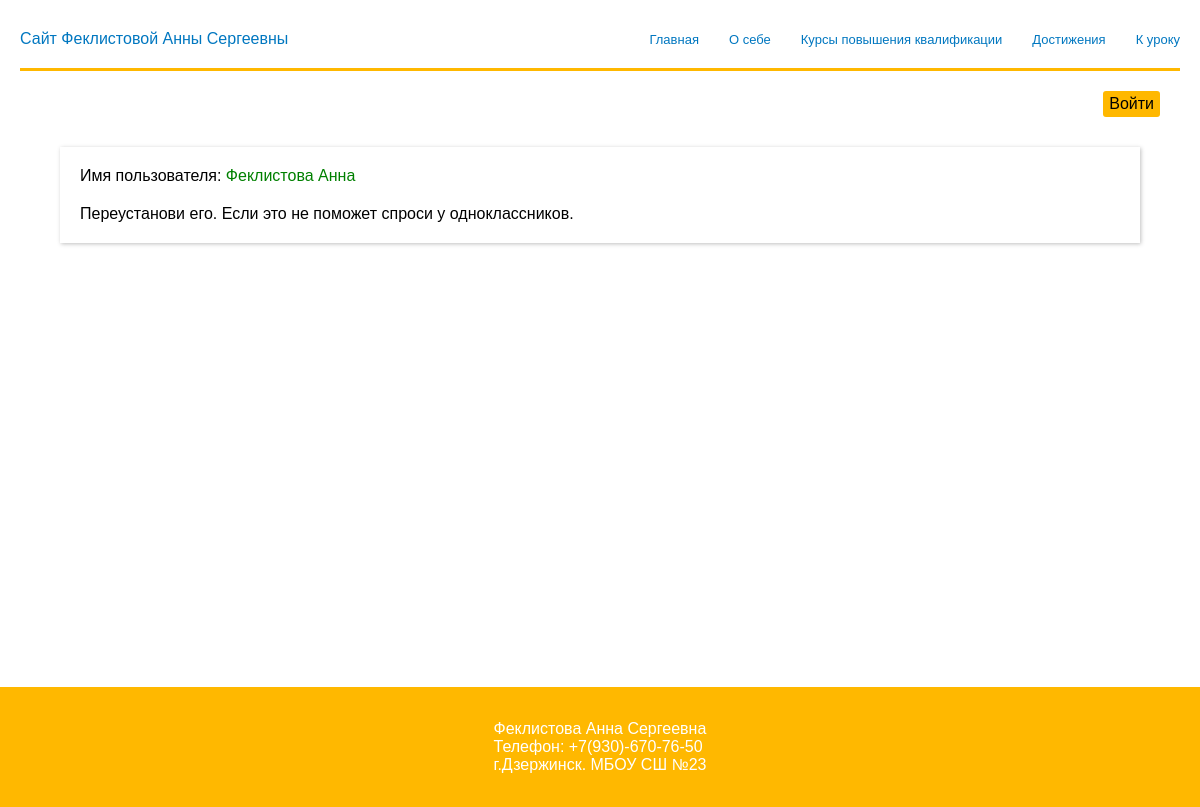
The app's page /answers.php?id=2 with its own data.
### tables this page shows
CREATE TABLE `answer` (
  `id` int NOT NULL,
  `user_id` int DEFAULT NULL,
  `question_id` int DEFAULT NULL,
  `answer` varchar(255) NOT NULL
);

CREATE TABLE `users` (
  `id` int NOT NULL,
  `login` varchar(16) NOT NULL,
  `name` varchar(35) NOT NULL,
  `surname` varchar(50) NOT NULL,
  `status_id` int NOT NULL,
  `password` varchar(120) NOT NULL
);

### answers.php (the view, shortened to what this page needs)
<?php
require_once 'database.php';
$query = "SELECT answer.id as id, name, surname, answer FROM answer JOIN users ON users.id = answer.user_id WHERE question_id = '" . $_GET['id'] . "'";
$result = mysqli_query($link, $query);
for ($data = []; $row = mysqli_fetch_assoc($result); $data[] = $row);
?>
<!DOCTYPE html>
<html lang="en">
<head>
    <link rel="stylesheet" href="css/style.css">
</head>
<body>
    <header>
        <?php include "nav.php"; ?>
    </header>
    <main>
        <div class="answers">
            <?php
            foreach ($data as $answer) {
                $name = $answer['name'];
                $surname = $answer['surname'];
                $answer_text = $answer['answer'];
                echo "
                    <div class='answer'>
                        <div>
                           Имя пользователя: <span style='color:green;'>$surname $name</span>
                        </div>
                        <div>
                            $answer_text
                        </div>
                    ";
                echo "</div>";
            }
            ?>
        </div>
    </main>
    <?php include "footer.php"; ?>
</body>
</html>

### css/style.css (style rules this page uses)
:root { --link: #0077C0; --orange: #FFB800; --title: #009EFF; }
* { box-sizing: border-box; font-family: Verdana, Geneva, Tahoma, sans-serif; margin: 0; padding: 0; transition: 50ms ease; }
body { background-color: #fff; }

### answers.php (style rules this page uses)
main { min-height: 65vh; }
.answers { width: 90%; margin: 0 auto; display: flex; flex-direction: column; align-items: center; gap: 20px; }
.answer { padding: 20px; width: 100%; box-shadow: 1px 1px 4px rgba(0, 0, 0, .25); display: flex; flex-direction: column; gap: 20px; }

### records on screen
answer: user.surname "Феклистова", user.name "Анна", answer "Переустанови его. Если это не поможет спроси у одноклассников."
